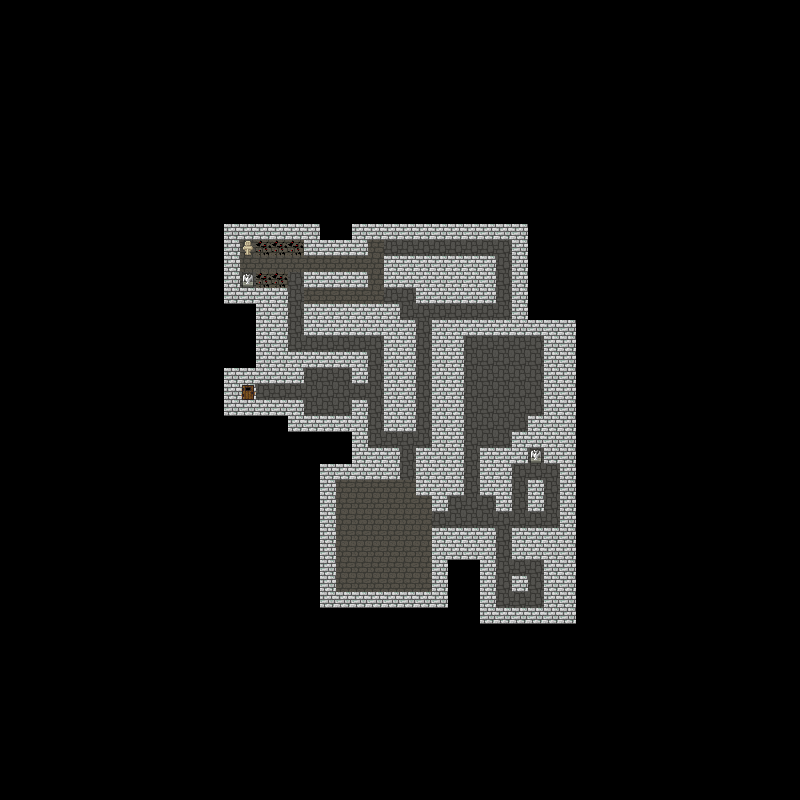

A 2D game scene composited from a Tiled map and its tileset images. What follows is a short description and the map's XML, with each tile layer's data collapsed to a summary:
An orthogonal 50x50 tile map with 16x16 px tiles, 1 tile layer (background) and 40 objects.

<map version="1.2" tiledversion="1.2.4" orientation="orthogonal" renderorder="right-down" width="50" height="50" tilewidth="16" tileheight="16" infinite="0" nextlayerid="4" nextobjectid="139">
 <tileset firstgid="1" source="PixelDungeon.tsx" />
 <layer id="1" name="background" width="50" height="50">
  <data>[2500 cells, 426 non-empty, 14 distinct tile ids]</data>
 </layer>
 <objectgroup id="3" name="player">
  <object id="133" x="480" y="384" width="14" height="14" />
 </objectgroup>
 <objectgroup id="2" name="walls">
  <properties>
   <property name="Collision" value="" />
  </properties>
  <object id="82" x="224" y="224" width="96" height="16" />
  <object id="83" x="304" y="240" width="64" height="16" />
  <object id="84" x="352" y="224" width="176" height="16" />
  <object id="85" x="512" y="240" width="16" height="96" />
  <object id="88" x="432" y="320" width="144" height="16" />
  <object id="90" x="544" y="336" width="16" height="128" />
  <object id="91" x="560" y="448" width="16" height="176" />
  <object id="92" x="512" y="528" width="48" height="32" />
  <object id="94" x="544" y="560" width="16" height="64" />
  <object id="95" x="480" y="608" width="64" height="16" />
  <object id="96" x="480" y="528" width="16" height="96" />
  <object id="97" x="432" y="528" width="64" height="16" />
  <object id="98" x="432" y="528" width="16" height="80" />
  <object id="99" x="320" y="592" width="128" height="16" />
  <object id="100" x="320" y="464" width="16" height="144" />
  <object id="101" x="320" y="464" width="80" height="16" />
  <object id="102" x="352" y="400" width="16" height="64" />
  <object id="103" x="368" y="448" width="32" height="16" />
  <object id="105" x="432" y="496" width="16" height="16" />
  <object id="106" x="416" y="448" width="16" height="48" />
  <object id="108" x="288" y="416" width="64" height="16" />
  <object id="110" x="240" y="400" width="64" height="16" />
  <object id="111" x="240" y="368" width="64" height="16" />
  <object id="112" x="256" y="352" width="112" height="16" />
  <object id="113" x="352" y="368" width="16" height="16" />
  <object id="116" x="272" y="288" width="16" height="64" />
  <object id="117" x="304" y="304" width="96" height="32" />
  <object id="119" x="384" y="320" width="32" height="112" />
  <object id="120" x="384" y="256" width="112" height="32" />
  <object id="121" x="416" y="288" width="80" height="16" />
  <object id="123" x="304" y="272" width="64" height="16" />
  <object id="124" x="224" y="240" width="16" height="64" />
  <object id="125" x="240" y="288" width="32" height="16" />
  <object id="127" x="480" y="448" width="32" height="48" />
  <object id="128" x="496" y="496" width="16" height="16" />
  <object id="129" x="528" y="480" width="16" height="32" />
  <object id="130" x="528" y="416" width="16" height="32" />
  <object id="132" x="512" y="432" width="16" height="32" />
  <object id="138" x="432" y="336" width="32" height="160" />
 </objectgroup>
</map>
